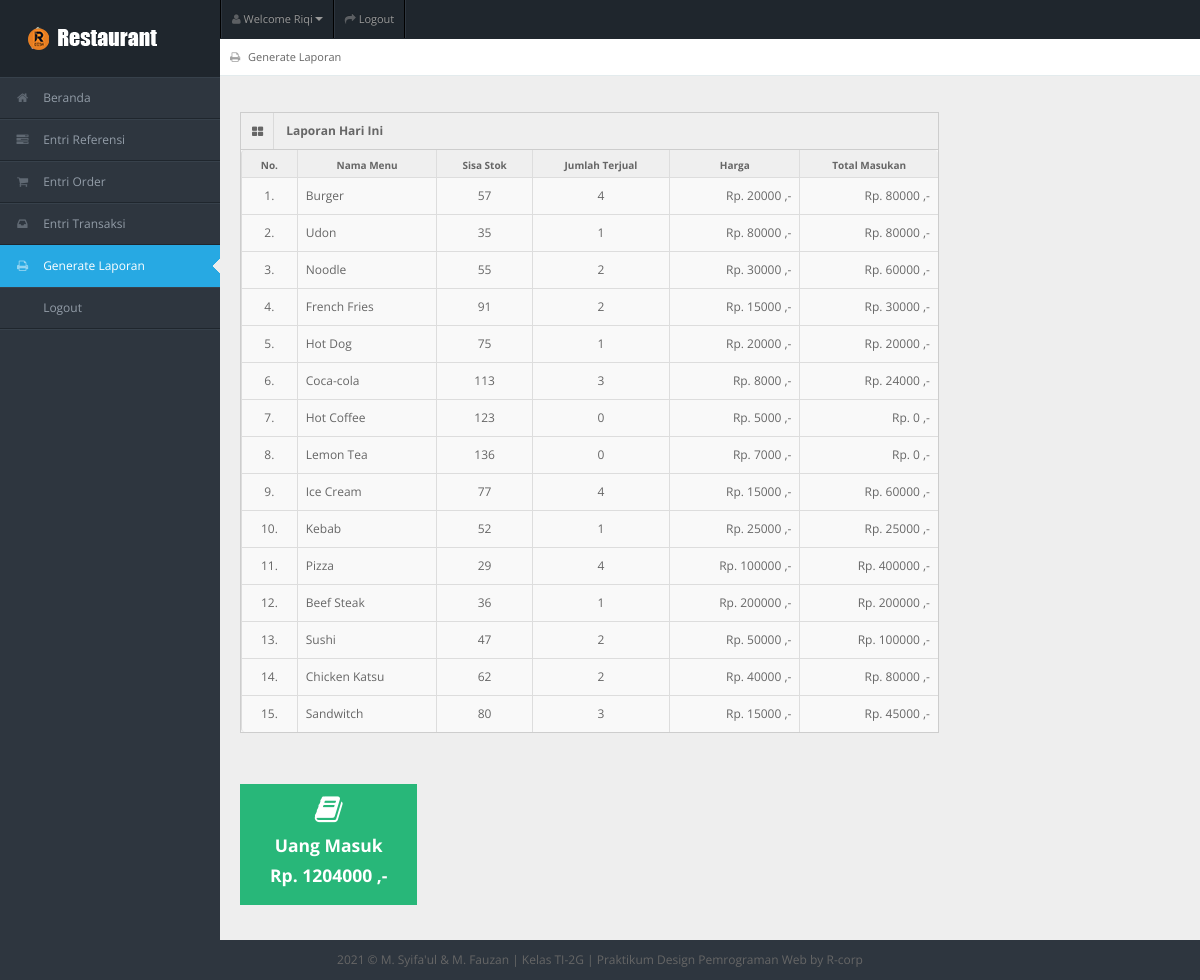
The page /generate_laporan.php (signed in) on the database its author committed.
### tables this page shows
CREATE TABLE `tb_user` (
  `id_user` int(11) NOT NULL,
  `username` varchar(150) NOT NULL,
  `password` varchar(150) NOT NULL,
  `nama_user` varchar(150) NOT NULL,
  `id_level` int(11) NOT NULL,
  `status` varchar(150) NOT NULL
);

CREATE TABLE `tb_masakan` (
  `id_masakan` int(11) NOT NULL,
  `nama_masakan` varchar(150) NOT NULL,
  `harga` varchar(150) NOT NULL,
  `stok` int(11) NOT NULL,
  `status_masakan` varchar(150) NOT NULL,
  `gambar_masakan` varchar(150) NOT NULL
);

### generate_laporan.php (the view, shortened to what this page needs)
<!DOCTYPE html>
<?php
include "connection/koneksi.php";
$id = $_SESSION['id_user'];
if(isset ($_SESSION['username'])){
  $query = "select * from tb_user natural join tb_level where id_user = $id";
  mysqli_query($conn, $query);
  $sql = mysqli_query($conn, $query);
  while($r = mysqli_fetch_array($sql)){
    $uang = 0;
?>
<html lang="en">
<head>
<link rel="stylesheet" href="template/dashboard/css/bootstrap.min.css" />
<link rel="stylesheet" href="template/dashboard/css/bootstrap-responsive.min.css" />
<link rel="stylesheet" href="template/dashboard/css/fullcalendar.css" />
<link rel="stylesheet" href="matrix-style.css" />
<link rel="stylesheet" href="template/dashboard/css/matrix-media.css" />
<link href="template/dashboard/font-awesome/css/font-awesome.css" rel="stylesheet" />
<link rel="stylesheet" href="template/dashboard/css/jquery.gritter.css" />
</head>
<body>
<div id="header">
  <h1><a href="entri_transaksi.php">Entri Transaksi</a></h1>
</div>
<div id="user-nav" class="navbar navbar-inverse">
  <ul class="nav">
    <li  class="dropdown" id="profile-messages" ><a title="" href="#" data-toggle="dropdown" data-target="#profile-messages" class="dropdown-toggle"><i class="icon icon-user"></i>  <span class="text">Welcome <?php echo $r['nama_user'];?></span><b class="caret"></b></a>
    </li>
    <li class=""><a title="" href="logout.php"><i class="icon icon-share-alt"></i> <span class="text">Logout</span></a></li>
  </ul>
</div>
<div id="sidebar"><a href="generate_laporan.php" class="visible-phone"><i class="icon icon-print"></i> <span>Generate</span></a>
  <ul>
    <?php
    if($r['id_level'] == 1){
  ?>
    <li> <a href="beranda.php"><i class="icon icon-home"></i> <span>Beranda</span></a> </li>
    <li> <a href="entri_referensi.php"><i class="icon icon-tasks"></i> <span>Entri Referensi</span></a> </li>
    <li> <a href="entri_order.php"><i class="icon icon-shopping-cart"></i> <span>Entri Order</span></a> </li>
    <li> <a href="entri_transaksi.php"><i class="icon icon-inbox"></i> <span>Entri Transaksi</span></a> </li>
    <li class="active"> <a href="generate_laporan.php"><i class="icon icon-print"></i> <span>Generate Laporan</span></a> </li>
    <li> <a href="logout.php"><i class="icon icon-sign-out"></i> <span>Logout</span></a> </li>
  <?php
    } else if($r['id_level'] == 2){
  ?>
    <li> <a href="beranda.php"><i class="icon icon-home"></i> <span>Beranda</span></a> </li>
    <li> <a href="entri_order.php"><i class="icon icon-shopping-cart"></i> <span>Entri Order</span></a> </li>
    <li class="active"> <a href="generate_laporan.php"><i class="icon icon-print"></i> <span>Generate Laporan</span></a> </li>
    <li> <a href="logout.php"><i class="icon icon-sign-out"></i> <span>Logout</span></a> </li>
  <?php
    } else if($r['id_level'] == 3){
  ?>
    <li> <a href="beranda.php"><i class="icon icon-home"></i> <span>Beranda</span></a> </li>
    <li> <a href="entri_transaksi.php"><i class="icon icon-inbox"></i> <span>Entri Transaksi</span></a> </li>
    <li class="active"> <a href="generate_laporan.php"><i class="icon icon-print"></i> <span>Generate Laporan</span></a> </li>
    <li> <a href="logout.php"><i class="icon icon-sign-out"></i> <span>Logout</span></a> </li>
  <?php
    } else if($r['id_level'] == 4){
  ?>
    <li> <a href="beranda.php"><i class="icon icon-home"></i> <span>Beranda</span></a> </li>
    <li class="active"> <a href="generate_laporan.php"><i class="icon icon-print"></i> <span>Generate Laporan</span></a> </li>
    <li> <a href="logout.php"><i class="icon icon-sign-out"></i> <span>Logout</span></a> </li>
  <?php
    } else if($r['id_level'] == 5){
  ?>
    <li> <a href="beranda.php"><i class="icon icon-home"></i> <span>Beranda</span></a> </li>
    <li> <a href="entri_order.php"><i class="icon icon-shopping-cart"></i> <span>Entri Order</span></a> </li>
    <li> <a href="logout.php"><i class="icon icon-sign-out"></i> <span>Logout</span></a> </li>
  <?php
    }
  ?>
  </ul>
</div>
<div id="content">
  <div id="content-header">
    <div id="breadcrumb"> <a href="generate_laporan.php" title="Go to here" class="tip-bottom"><i class="icon icon-print"></i> Generate Laporan</a></div>
  </div>
  <div class="container-fluid">
    <?php
      if($r['id_level'] == 1 || $r['id_level'] == 2 || $r['id_level'] == 3 || $r['id_level'] == 4){
    ?>
    <div class="row-fluid">
      <div class="span9">
        <div class="widget-box">
          <div class="widget-title bg_lg"><span class="icon"><i class="icon-th-large"></i></span>
            <h5>Laporan Hari Ini</h5>
          </div>
          <div class="widget-content nopadding" >
            <table class="table table-bordered table-invoice-full">
              <thead>
                <tr>
                  <th class="head0">No.</th>
                  <th class="head0">Nama Menu</th>
                  <th class="head1">Sisa Stok</th>
                  <th class="head0">Jumlah Terjual</th>
                  <th class="head0 right">Harga</th>
                  <th class="head0 right">Total Masukan</th>
                </tr>
              </thead>
              <?php
                $no = 1;
                $query_lihat_menu = "select * from tb_masakan";
                $sql_lihat_menu = mysqli_query($conn, $query_lihat_menu);
              ?>
              <tbody>
              <?php
                while($r_lihat_menu = mysqli_fetch_array($sql_lihat_menu)){
              ?>
                <tr>
                  <td><center><?php echo $no++;?>.</center></td>
                  <td><?php echo $r_lihat_menu['nama_masakan'];?></td>
                  <td><center><?php echo $r_lihat_menu['stok'];?></center></td>
                  <td>
                    <center>
                      <?php
                        $id_masakan = $r_lihat_menu['id_masakan'];
                        $query_jumlah = "select sum(jumlah_terjual) as jumlah_terjual from tb_stok left join tb_pesan on tb_stok.id_pesan = tb_pesan.id_pesan where id_masakan = $id_masakan and status_cetak = 'belum cetak'";
                        $sql_jumlah = mysqli_query($conn, $query_jumlah);
                        $result_jumlah = mysqli_fetch_array($sql_jumlah);
                        if($result_jumlah['jumlah_terjual'] != 0 || $result_jumlah['jumlah_terjual'] != null || $result_jumlah['jumlah_terjual'] != ""){
                          $jml = $result_jumlah['jumlah_terjual'];
                          echo $jml;
                        } else {
                          $jml = 0;
                          echo $jml;
                        }
                      ?>
                    </center>
                  </td>
                  <td style="text-align: right">Rp. <?php echo $r_lihat_menu['harga'];?> ,-</td>
                  <td style="text-align: right">Rp.
                      <?php
                        $id_masakan = $r_lihat_menu['id_masakan'];
                        $query_jumlah = "select sum(jumlah_terjual) as jumlah_terjual from tb_stok left join tb_pesan on tb_stok.id_pesan = tb_pesan.id_pesan where id_masakan = $id_masakan and status_cetak = 'belum cetak'";
                        $sql_jumlah = mysqli_query($conn, $query_jumlah);
                        $result_jumlah = mysqli_fetch_array($sql_jumlah);
                        $jml = 0;
                        if($result_jumlah['jumlah_terjual'] != 0 || $result_jumlah['jumlah_terjual'] != null || $result_jumlah['jumlah_terjual'] != ""){
                          $jml = $result_jumlah['jumlah_terjual'] * $r_lihat_menu['harga'];
                          echo $jml;
                        } else {
                          $jml = $result_jumlah['jumlah_terjual'] * $r_lihat_menu['harga'];
                          echo $jml;
                        }
                        $uang += $jml;
                      ?>
                   ,-</td>
                </tr>
              <?php
                }
              ?>
              </tbody>
            </table>
          </div>
        </div>
      </div>
    </div>
    <?php
      }
    ?>
  </div>
  <div class="container-fluid">
    <div class="row-fluid">
      <ul class="quick-actions">
        <li class="bg_lg"> <a href="#"><i class="icon-book"></i> <h4>Uang Masuk</h4><h4>Rp. <?php echo $uang;?> ,-</h4> </a> </li>
      </ul>
    </div>
  </div>
</div>
<div class="row-fluid">
  <div id="footer" class="span12"> <?php echo date('Y'); ?> &copy; M. Syifa'ul & M. Fauzan | Kelas TI-2G |
								Praktikum Design Pemrograman Web <a href="#">by R-corp</a> </div>
</div>
</body>
</html>
<?php
  }
} else {
  header('location: logout.php');
}
?>

### template/dashboard/css/matrix-media.css (style rules this page uses)
body { background:#2E363F; }
#header { background-color: #1f262d; margin-top:10px; }
#sidebar > ul { border-bottom: 1px solid #37414b }
#sidebar > ul > li { border-top: 1px solid #37414b; border-bottom: 1px solid #1f262d; }
#sidebar > ul > li.active { background-color: #27a9e3; border-bottom: 1px solid #27a9e3; border-top: 1px solid #27a9e3; }
#sidebar > ul > li.active a { color:#fff; text-decoration:none; }

### rows shown on the page
tb_user: nama_user "Riqi", uang "1204000"
tb_masakan: nama_masakan "Burger", stok "57", jml "4", harga "20000", jml "80000"
tb_masakan: nama_masakan "Udon", stok "35", jml "1", harga "80000", jml "80000"
tb_masakan: nama_masakan "Noodle", stok "55", jml "2", harga "30000", jml "60000"
tb_masakan: nama_masakan "French Fries", stok "91", jml "2", harga "15000", jml "30000"
tb_masakan: nama_masakan "Hot Dog", stok "75", jml "1", harga "20000", jml "20000"
tb_masakan: nama_masakan "Coca-cola", stok "113", jml "3", harga "8000", jml "24000"
tb_masakan: nama_masakan "Hot Coffee", stok "123", jml "0", harga "5000"
tb_masakan: nama_masakan "Lemon Tea", stok "136", jml "0", harga "7000"
tb_masakan: nama_masakan "Ice Cream", stok "77", jml "4", harga "15000", jml "60000"
tb_masakan: nama_masakan "Kebab", stok "52", jml "1", harga "25000", jml "25000"
tb_masakan: nama_masakan "Pizza", stok "29", jml "4", harga "100000", jml "400000"
tb_masakan: nama_masakan "Beef Steak", stok "36", jml "1", harga "200000", jml "200000"
tb_masakan: nama_masakan "Sushi", stok "47", jml "2", harga "50000", jml "100000"
tb_masakan: nama_masakan "Chicken Katsu", stok "62", jml "2", harga "40000", jml "80000"
tb_masakan: nama_masakan "Sandwitch", stok "80", jml "3", harga "15000", jml "45000"
